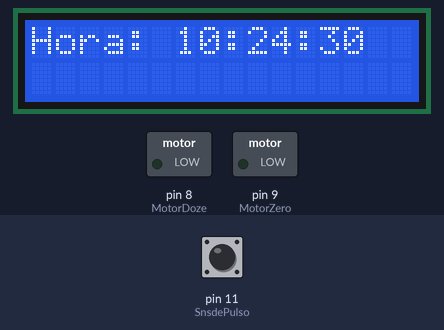
Simulated run of this sketch. Board: Arduino Uno, built with avr-gcc and run on an emulated ATmega328P. On the bench: 16×2 character LCD, switched loads named in the sketch (green lamp = pin HIGH). Wiring (inferred from the names in the program): DS1307 clock at I2C address 0x68. The inputs (shaded band) are chosen by the test bench; at power-on: pin 11 (SnsdePulso) LOW. The local clock reads 2024-03-15 10:24:30 at power-on unless the sketch sets it.

Above: at 0.1 s.
1.3 s: pin 11 (SnsdePulso) pulled HIGH for 0.25 s
At 1.68 s:
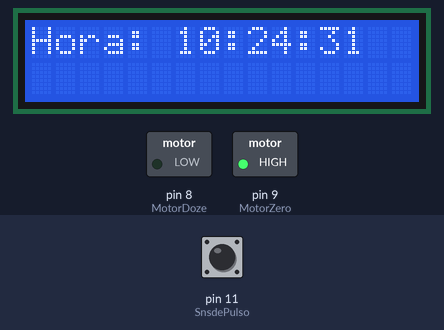
3.2 s: pin 11 (SnsdePulso) pulled HIGH for 1 s
At 6.9 s:
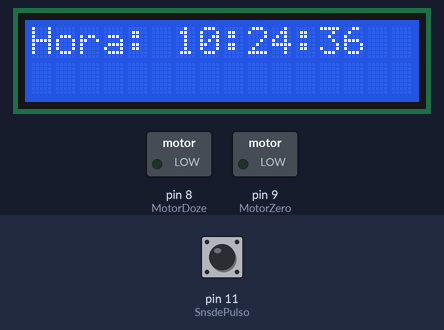
Timing chart, 0 to 8.4 s (numbered marks = the images above; inputs shaded):
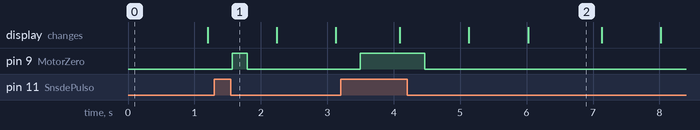

The sketch:

Botao.ino
```cpp
#include <Wire.h>
#include <LiquidCrystal_I2C.h>
#include "Wire.h"

//Definiçao necessarias
LiquidCrystal_I2C lcd(0x27,16,2);
#define DS1307_ADDRESS 0x68
byte zero = 0x00;

//Portas Utilizadas pelos Botões
const int ZeroMetro  = 2;
const int CincoMetro = 3;
const int SeteMetro  = 4;
const int DozeMetro  = 5;
const int SomaMetro  = 7;
const int SubMetro   = 6;

//Portas Utilizadas pelo Motor
const int MotorDoze  = 8;
const int MotorZero =  9;

//Portas Utilizadas pelos Sensores
const int SnsFimdeCurso  = 10;
const int SnsdePulso     = 11;

//Portas Disponiveis 12 e 13

//Exemplo: http://robolivre.org/conteudo/projeto-arduino-botao-led
void setup()
{
  //Iniciando o LCD e o RTC
  Wire.begin();
  lcd.init();
  lcd.backlight();

  //Definindo portas de entradas
  pinMode(ZeroMetro,INPUT);
  pinMode(CincoMetro,INPUT);
  pinMode(SeteMetro,INPUT);
  pinMode(DozeMetro,INPUT);
  pinMode(SomaMetro,INPUT);
  pinMode(SubMetro,INPUT);
  pinMode(SnsFimdeCurso,INPUT);
  pinMode(SnsdePulso,INPUT);

  //Definindo portas de saida
  pinMode(MotorDoze,OUTPUT);
  pinMode(MotorZero,OUTPUT);

}

void loop()
{
  //lcd.clear();
  Mostrarelogio();
  Metros();
  Botao();
  delay(200);
}

byte ConverteParaBCD(byte val){ //Converte o número de decimal para BCD
  return ( (val/10*16) + (val%10) );
}

byte ConverteparaDecimal(byte val)  { //Converte de BCD para decimal
  return ( (val/16*10) + (val%16) );
}

void Mostrarelogio()
{
  Wire.beginTransmission(DS1307_ADDRESS);
  Wire.write(zero);
  Wire.endTransmission();
  Wire.requestFrom(DS1307_ADDRESS, 7);
  int segundos = ConverteparaDecimal(Wire.read());
  int minutos = ConverteparaDecimal(Wire.read());
  int horas = ConverteparaDecimal(Wire.read() & 0b111111);
  int diadasemana = ConverteparaDecimal(Wire.read());
  int diadomes = ConverteparaDecimal(Wire.read());
  int mes = ConverteparaDecimal(Wire.read());
  int ano = ConverteparaDecimal(Wire.read());

  //Hora: xx:xx:xx

  //Mostra a data no Serial Monitor
    lcd.setCursor(0, 0);
    lcd.print("Hora: ");
    lcd.setCursor(6, 0);
    if(horas<10)
    {
      lcd.print("0");
      lcd.setCursor(7, 0);
    }
    lcd.print(horas);
    lcd.setCursor(8, 0);
    lcd.print(":");
    lcd.setCursor(9, 0);
    if(minutos<10)
    {
      lcd.print("0");
      lcd.setCursor(10, 0);
    }
    lcd.print(minutos);
    lcd.setCursor(11, 0);
    lcd.print(":");
    lcd.setCursor(12, 0);
    if(segundos<10)
    {
      lcd.print("0");
      lcd.setCursor(13, 0);
    }
    lcd.print(segundos);
    lcd.setCursor(14, 0);
    lcd.print("  ");
}

 void Metros()
 {
   //Dist.: xxx mts
  /* unsigned int distancia=123;
   lcd.setCursor(0,1);
   lcd.print("Dist.: ");
   lcd.setCursor(7,1);
   lcd.print(distancia);
   lcd.setCursor(10,1);
   lcd.print(" mts         ");*/
 }

 void Botao()
 {


      boolean estado;
      boolean estadoLed = 0;
      estado = digitalRead(SnsdePulso); //estado recebe o valor da corrente que passa pelo botão
      if(estado == HIGH) //IF SIGNIFICA SE, então se(estado==HIGH) ,
       //ele executará o que está dentro dos cochetes
      {
        estadoLed = !estadoLed; // '!' quer dizer o contrário, então !estadoLed é o contrário de estadoLed. 0 é contrário de 1, e vice e versa
        delay(150);//tem q mandar ele esperar um pouquinho,
        //se não a gente acaba mandando o comando, mais de uma vez!
     }
      digitalWrite(MotorZero,estadoLed);
 }
```

Measured:
- after the input at 1.3 s, pin 9 (MotorZero): LOW → HIGH after 0.27 s, → LOW 0.22 s later
- after the input at 3.2 s, pin 9 (MotorZero): LOW → HIGH after 0.30 s, → LOW 0.97 s later
- what the display in image 2 shows lasts 1.1 s, from 6.0 s to 7.1 s
